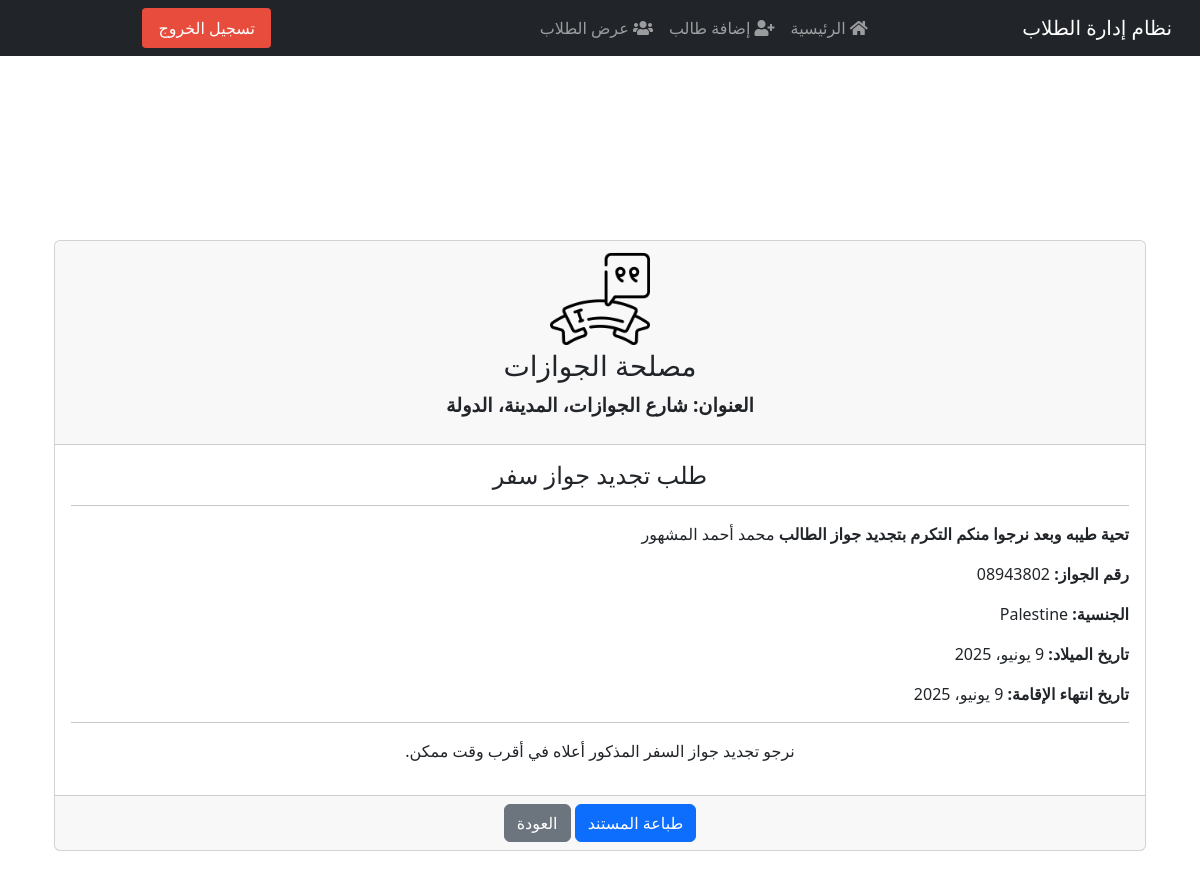
The app's page /student/students/1/passport/ (signed in) with its own data.
### students/models.py (models this page shows, shortened)
class Student(models.Model):
    class Meta:
        verbose_name        = "الطالب"
        verbose_name_plural = "الطلاب"
    image = models.ImageField(upload_to='students_images/', blank=True, null=True, verbose_name="صورة الطالب")
    note = models.TextField(blank=True, null=True, verbose_name="ملاحظة")
    GENDER_CHOICES = [
        ('M', 'ذكر'),
        ('F', 'أنثى'),
    ]
    nationality = CountryField(verbose_name="الجنسية")
    MARITAL_STATUS_CHOICES = [
        ('single', 'أعزب'),
        ('married', 'متزوج'),
        ('divorced', 'مطلق'),
        ('widowed', 'أرمل'),
    ]
    first_name = models.CharField(max_length=100, verbose_name="الاسم الأول")
    last_name = models.CharField(max_length=100, verbose_name="اللقب")
    birth_date = models.DateField(verbose_name="تاريخ الميلاد")
    gender = models.CharField(max_length=1, choices=GENDER_CHOICES, verbose_name="الجنس")
    image = models.ImageField(upload_to='students_images/', blank=True, null=True, verbose_name="صورة الطالب")
    nationality = CountryField(verbose_name="الجنسية")
    job = models.CharField(max_length=100, verbose_name="الوظيفة", blank=True, null=True)
    marital_status = models.CharField(max_length=10, choices=MARITAL_STATUS_CHOICES, verbose_name="الحالة الاجتماعية")
    passport_number = models.CharField(max_length=50, blank=True, null=True, verbose_name="رقم الجواز")
    registration_number = models.CharField(max_length=50, blank=True, null=True, verbose_name="رقم التسجيل")
    place_of_issue = models.CharField(max_length=100, blank=True, null=True, verbose_name="مكان الإصدار")
    passport_number_old = models.CharField(max_length=50, blank=True, null=True)
    purpose = models.CharField(max_length=100, blank=True, null=True, verbose_name="الغرض")
    registration_place = models.CharField(max_length=100, blank=True, null=True, verbose_name="مكان التسجيل")
    visa_number = models.CharField(max_length=50, blank=True, null=True, verbose_name="رقم التأشيرة")
    date_of_issued = models.DateField(blank=True, null=True, verbose_name="تاريخ الإصدار")
    port_name = models.CharField(max_length=100, blank=True, null=True, verbose_name="اسم الميناء")
    date_of_registration = models.DateField(blank=True, null=True, verbose_name="تاريخ التسجيل")
    place_of_issued_residence = models.CharField(max_length=100, blank=True, null=True, verbose_name="مكان إصدار الإقامة")
    residence_number = models.CharField(max_length=50, blank=True, null=True, verbose_name="رقم الإقامة")
    residence_issue_place = models.CharField(max_length=100, blank=True, null=True, verbose_name="مكان إصدار الإقامة")
    residence_issued_date = models.DateField(blank=True, null=True, verbose_name="تاريخ إصدار الإقامة")
    residence_end_date = models.DateField(blank=True, null=True, verbose_name="تاريخ انتهاء الإقامة")
    reference_number = models.CharField(max_length=50, blank=True, null=True, verbose_name="الرقم المرجعي")
    entry_date = models.DateField(blank=True, null=True, verbose_name="تاريخ الدخول")
    end_date = models.DateField(blank=True, null=True, verbose_name="تاريخ المغادرة")
    registration_date = models.DateField(blank=True, null=True, verbose_name="تاريخ التسجيل")
    end_registration_date = models.DateField(blank=True, null=True, verbose_name="تاريخ انتهاء التسجيل")
    type_of_services = models.CharField(max_length=100, blank=True, null=True, verbose_name="نوع الخدمات")
    issuing_authority = models.CharField(max_length=100, blank=True, null=True, verbose_name="الجهة المصدرة")
    phone_number = models.CharField(max_length=20, blank=True, null=True, verbose_name="رقم الهاتف")
    companion_name = models.CharField(max_length=100, blank=True, null=True, verbose_name="اسم المرافق")
    companion_nationality = models.CharField(max_length=100, blank=True, null=True, verbose_name="جنسية المرافق")
    companion_relationship = models.CharField(max_length=100, blank=True, null=True, verbose_name="صلة القرابة")
    companion_passport_number = models.CharField(max_length=50, blank=True, null=True, verbose_name="رقم جواز المرافق")
    companion_residence_number = models.CharField(max_length=50, blank=True, null=True, verbose_name="رقم إقامة المرافق")
    companion_residence_end_date = models.DateField(blank=True, null=True, verbose_name="تاريخ انتهاء إقامة المرافق")
    note = models.TextField(blank=True, null=True, verbose_name="ملاحظة")
    class Meta:
        permissions = [
            ("can_create_correspondence", "Can create correspondence/letters"),
        ]

### students/views.py (the view)
# urls.py: path('students/<int:student_id>/passport/',        PassportRenewalView.as_view(),        name='passport_renewal'),
class PassportRenewalView(LoginRequiredMixin, DetailView):
    model = Student
    template_name = 'students/passport_renewal.html'
    pk_url_kwarg = 'student_id'
    context_object_name = 'student'

### students/templates/students/passport_renewal.html
{% extends "students/base.html" %}
{% load static %}
{% block content %}
<div class="container mt-4">
    <div class="card">
        <div class="card-header text-center">
            <img src="{% static 'images/logo.png' %}" alt="شعار الجهة" style="width: 100px; height: auto;">
            <h3>مصلحة الجوازات</h3>
            <p>العنوان: شارع الجوازات، المدينة، الدولة</p>
        </div>
        <div class="card-body">
            <h4 class="text-center">طلب تجديد جواز سفر</h4>
            <hr>
            <p><strong>تحية طيبه وبعد نرجوا منكم التكرم بتجديد جواز الطالب </strong> {{ student.first_name }} {{ student.last_name }}</p>
            <p><strong>رقم الجواز:</strong> {{ student.passport_number }}</p>
            <p><strong>الجنسية:</strong> {{ student.nationality.name }}</p>
            <p><strong>تاريخ الميلاد:</strong> {{ student.birth_date }}</p>
            <p><strong>تاريخ انتهاء الإقامة:</strong> {{ student.residence_end_date }}</p>
            <hr>
            <p class="text-center">نرجو تجديد جواز السفر المذكور أعلاه في أقرب وقت ممكن.</p>
        </div>
        <div class="card-footer text-center">
            <button class="btn btn-primary" onclick="window.print()">طباعة المستند</button>
            <a href="{% url 'student_detail' student.id %}" class="btn btn-secondary">العودة</a>
        </div>
    </div>
</div>
{% endblock %}

### students/static/css/style.css (style rules this page uses)
body { font-family: 'Tajawal', sans-serif; text-align: right; }
.card { margin-bottom: 20px; }
.card-header { font-size: 1.2em; font-weight: bold; }
.card-body { padding: 20px; }
.container { padding: 20mm; background: transparent; }

### records on screen
Student: first_name "محمد أحمد", last_name "المشهور", passport_number "08943802", nationality.name "Palestine", birth_date "9 يونيو، 2025", residence_end_date "9 يونيو، 2025"
